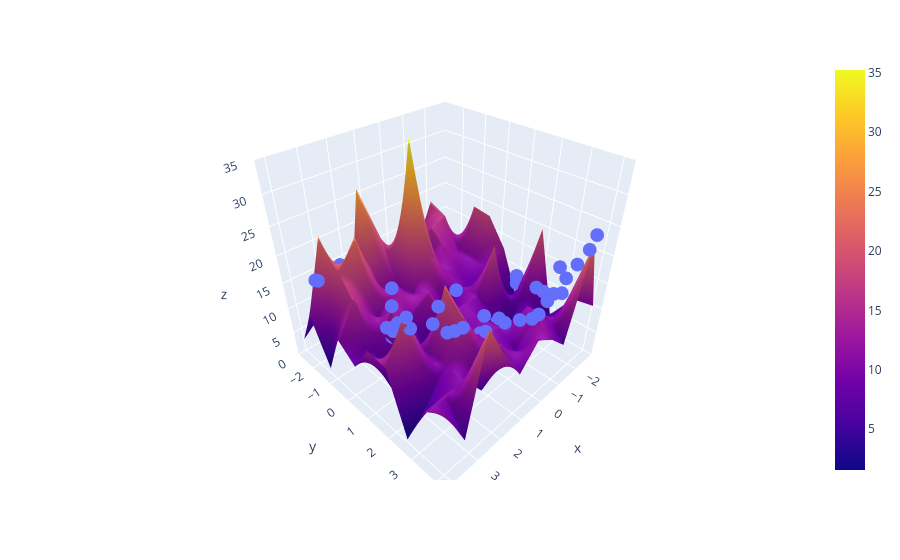

The cell this chart's notebook holds for it:
### Code cell
fig = px.scatter_3d(x=x.ravel(), y=y.ravel(), z=z.ravel())

fig.add_trace(go.Surface(x= x_input, y = y_input, z = z_final))

fig.update_layout(scene = dict(zaxis = dict(range=[0,35])))

fig.show()
